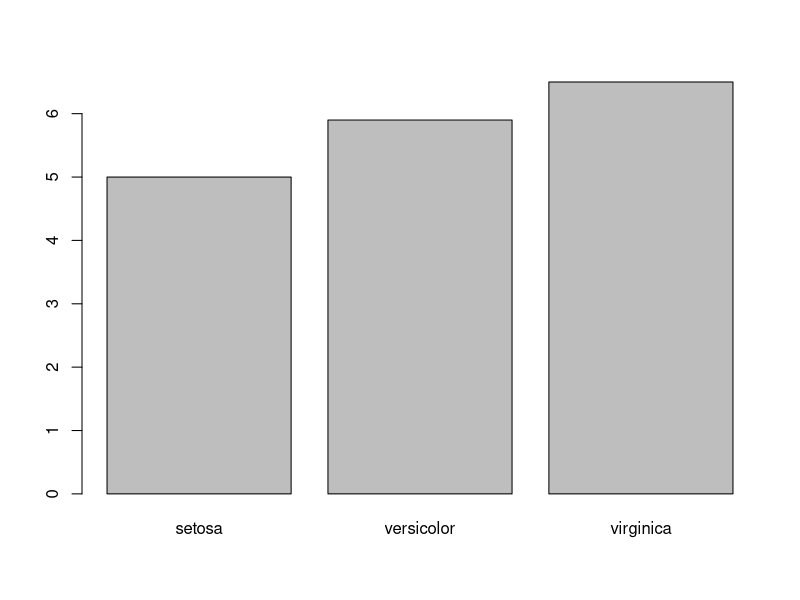

Generate this figure with R: (Note: this script raises an error after producing the figure.)
#daily Add-Ons -- new packages and functions
getwd()

#******************************Hmisc package**********************************
install.packages("Hmisc", dependencies = T) #Useful for 'categorical data'
library(Hmisc)

help(package = 'Hmisc') #details on the functions available
describe(iris)

#******************************psych package**********************************
install.packages('psych', dependencies = T) #Useful for 'numerical data'
library(psych)

help(package = 'psych')
describeBy(iris, group = iris$Species)
describeData(iris)

#******************************detach and remove package**********************
#first detach and then remove package.
detach('package:psych', unload = T)
remove.packages('psych')

#*****************************barcharts with text funtion*********************
#tapply() : tapply(vector, index, function)
tapply(iris$Sepal.Length, iris$Species, mean) #mean Sepal.Length across Species
tapply(iris$Petal.Length, iris$Species, mean) #mean Petal.Length across Species

tapply(iris$Sepal.Length, iris$Species, sd) #sd of Sepal.length across Species
tapply(iris$Petal.Length, iris$Species, sd) #sd of Petal.Length across Species

a <- tapply(iris$Sepal.Length, iris$Species, median)
barplot(a)

#*****************************merge dataframes********************************
#note: join is more flexible than merge. join keeps the row order, merge doesn't
head(mtcars)
summary(mtcars$mpg)
summary(mtcars$gear)

mtcars.first <- mtcars[mtcars$mpg > 20.09,]
mtcars.second <- mtcars[mtcars$gear > 3,]

#intersection
intersection <- merge(mtcars.first, mtcars.second, rown) #merge
i2 <- mtcars[(mtcars$mpg>20.09 & mtcars$gear >3),] #same result without merge

  #checking if the two dataframes are equal or not
  all.equal(intersection,i2) #one way of comparing 2 df's
  identical(intersection,i2) #another way of comparign 2df's

#union / full join
merge(mtcars.first, mtcars.second, all = T)
rbind(mtcars.first, mtcars.second)

#left merge / left outer join
merge(mtcars.first, mtcars.second, all.x = T)

#right merge / right outer join
merge(mtcars.first, mtcars.second, all.y = T)

#***************************creating bins(range)************************
head(mtcars)
summary(mtcars$mpg)
b <- cut(mtcars$mpg, breaks = 10)
mtcars$bins <- b #imputing a new column to our df 'mtcars'
View(mtcars)

#***************************sorting columns in a df************************
head(mtcars)
mtcars[order(mtcars$mpg),] #single column sort
order.mtcars <- order(mtcars$mpg,mtcars$cyl) #mutiple columns sort
mtcars[order.mtcars,]
